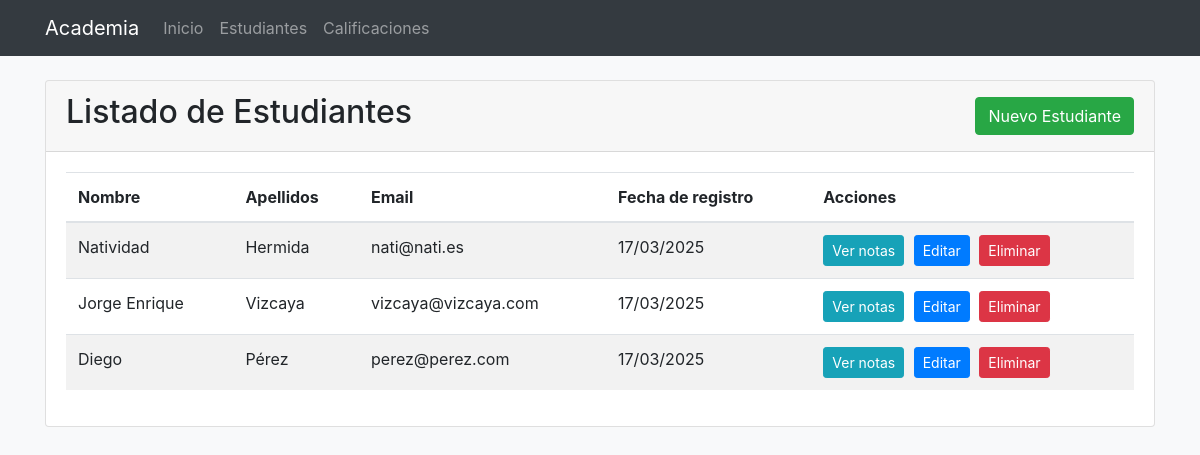
Page /estudiantes on the committed database.
### models/__init__.py (models this page shows, shortened)
class Estudiante(db.Model):
    id = db.Column(db.Integer, primary_key=True)
    nombre = db.Column(db.String(100), nullable=False)
    apellidos = db.Column(db.String(100), nullable=False)
    email = db.Column(db.String(100), unique=True, nullable=False)
    fecha_registro = db.Column(db.DateTime, default=datetime.utcnow)
    calificaciones = db.relationship('Calificacion', backref='estudiante', lazy=True)

### app.py (the view)
@app.route('/estudiantes')
def listar_estudiantes():
    estudiantes = Estudiante.query.all()
    return render_template('estudiantes.html', estudiantes=estudiantes)

### templates/estudiantes.html (shortened to what this page needs)
{% extends 'base.html' %}
{% block content %}
<div class="card">
    <div class="card-header d-flex justify-content-between align-items-center">
        <h2>Listado de Estudiantes</h2>
        <a href="{{ url_for('nuevo_estudiante') }}" class="btn btn-success">Nuevo Estudiante</a>
    </div>
    <div class="card-body">
        {% if estudiantes %}
            <table class="table table-striped table-hover">
                <thead>
                    <tr>
                        <th>Nombre</th>
                        <th>Apellidos</th>
                        <th>Email</th>
                        <th>Fecha de registro</th>
                        <th>Acciones</th>
                    </tr>
                </thead>
                <tbody>
                    {% for estudiante in estudiantes %}
                    <tr>
                        <td>{{ estudiante.nombre }}</td>
                        <td>{{ estudiante.apellidos }}</td>
                        <td>{{ estudiante.email }}</td>
                        <td>{{ estudiante.fecha_registro.strftime('%d/%m/%Y') }}</td>
                        <td>
                            <a href="{{ url_for('ver_calificaciones_estudiante', id=estudiante.id) }}" class="btn btn-sm btn-info btn-margin">Ver notas</a>
                            <a href="{{ url_for('editar_estudiante', id=estudiante.id) }}" class="btn btn-sm btn-primary btn-margin">Editar</a>
                            <a href="{{ url_for('eliminar_estudiante', id=estudiante.id) }}" class="btn btn-sm btn-danger btn-delete">Eliminar</a>
                        </td>
                    </tr>
                    {% endfor %}
                </tbody>
            </table>
        {% else %}
            <div class="alert alert-info">
                No hay estudiantes registrados. <a href="{{ url_for('nuevo_estudiante') }}">Agregar un estudiante</a>.
            </div>
        {% endif %}
    </div>
</div>
{% endblock %}

### static/css/style.css (style rules this page uses)
body { background-color: #f8f9fa; }
.card { transition: transform 0.3s; height: 100%; }
.btn-margin { margin-right: 5px; }

### rows in the picture
Estudiante: nombre "Natividad", apellidos "Hermida", email "nati@nati.es", fecha_registro "17/03/2025"
Estudiante: nombre "Jorge Enrique", apellidos "Vizcaya", email "vizcaya@vizcaya.com", fecha_registro "17/03/2025"
Estudiante: nombre "Diego", apellidos "Pérez", email "perez@perez.com", fecha_registro "17/03/2025"
